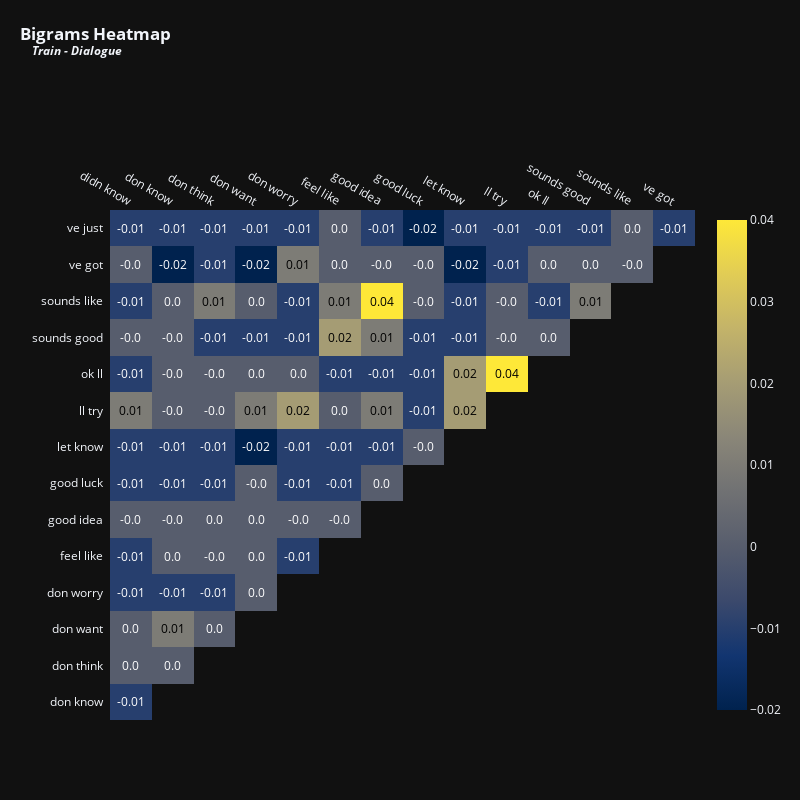

Notebook source saved alongside this figure:
### Markdown cell above
## BIGRAM

### Code cell
vectorizer = TfidfVectorizer(max_features = 15,stop_words = 'english',ngram_range = (2,2)) # Top 15 terms
x = vectorizer.fit_transform(train['dialogue'].fillna(''))
df_tfidfvect = pd.DataFrame(x.toarray(), columns=vectorizer.get_feature_names_out())
plot_correlation(df_tfidfvect, 'Bigrams', 'Train - Dialogue', 800, 800, 12)

### Figure 1 — Plotly figure (JSON) as saved in the notebook; plotly's stock layout.template omitted (floating-point values rounded to 4 significant figures)
{"data": [{"colorscale": [[0, "#00224e"], [0.1111, "#123570"], [0.2222, "#3b496c"], [0.3333, "#575d6d"], [0.4444, "#707173"], [0.5556, "#8a8678"], [0.6667, "#a59c74"], [0.7778, "#c3b369"], [0.8889, "#e1cc55"], [1, "#fee838"]], "reversescale": false, "showscale": false, "type": "heatmap", "x": ["didn know", "don know", "don think", "don want", "don worry", "feel like", "good idea", "good luck", "let know", "ll try", "ok ll", "sounds good", "sounds like", "ve got"], "y": ["ve just", "ve got", "sounds like", "sounds good", "ok ll", "ll try", "let know", "good luck", "good idea", "feel like", "don worry", "don want", "don think", "don know"], "z": [[-0.01, -0.01, -0.01, -0.01, -0.01, 0, -0.01, -0.02, -0.01, -0.01, -0.01, -0.01, 0, -0.01], [0, -0.02, -0.01, -0.02, 0.01, 0, 0, 0, -0.02, -0.01, 0, 0, 0], [-0.01, 0, 0.01, 0, -0.01, 0.01, 0.04, 0, -0.01, 0, -0.01, 0.01], [0, 0, -0.01, -0.01, -0.01, 0.02, 0.01, -0.01, -0.01, 0, 0], [-0.01, 0, 0, 0, 0, -0.01, -0.01, -0.01, 0.02, 0.04], [0.01, 0, 0, 0.01, 0.02, 0, 0.01, -0.01, 0.02], [-0.01, -0.01, -0.01, -0.02, -0.01, -0.01, -0.01, 0], [-0.01, -0.01, -0.01, 0, -0.01, -0.01, 0], [0, 0, 0, 0, 0, 0], [-0.01, 0, 0, 0, -0.01], [-0.01, -0.01, -0.01, 0], [0, 0.01, 0], [0, 0], [-0.01]]}, {"colorscale": [[0, "#00224e"], [0.1111, "#123570"], [0.2222, "#3b496c"], [0.3333, "#575d6d"], [0.4444, "#707173"], [0.5556, "#8a8678"], [0.6667, "#a59c74"], [0.7778, "#c3b369"], [0.8889, "#e1cc55"], [1, "#fee838"]], "showscale": true, "type": "heatmap", "visible": true, "z": [[-0.01, -0.01, -0.01, -0.01, -0.01, 0, -0.01, -0.02, -0.01, -0.01, -0.01, -0.01, 0, -0.01], [0, -0.02, -0.01, -0.02, 0.01, 0, 0, 0, -0.02, -0.01, 0, 0, 0], [-0.01, 0, 0.01, 0, -0.01, 0.01, 0.04, 0, -0.01, 0, -0.01, 0.01], [0, 0, -0.01, -0.01, -0.01, 0.02, 0.01, -0.01, -0.01, 0, 0], [-0.01, 0, 0, 0, 0, -0.01, -0.01, -0.01, 0.02, 0.04], [0.01, 0, 0, 0.01, 0.02, 0, 0.01, -0.01, 0.02], [-0.01, -0.01, -0.01, -0.02, -0.01, -0.01, -0.01, 0], [-0.01, -0.01, -0.01, 0, -0.01, -0.01, 0], [0, 0, 0, 0, 0, 0], [-0.01, 0, 0, 0, -0.01], [-0.01, -0.01, -0.01, 0], [0, 0.01, 0], [0, 0], [-0.01]]}], "layout": {"annotations": [{"font": {"color": "#FFFFFF", "size": 12}, "showarrow": false, "text": "-0.01", "x": "didn know", "xref": "x", "y": "ve just", "yref": "y"}, {"font": {"color": "#FFFFFF", "size": 12}, "showarrow": false, "text": "-0.01", "x": "don know", "xref": "x", "y": "ve just", "yref": "y"}, {"font": {"color": "#FFFFFF", "size": 12}, "showarrow": false, "text": "-0.01", "x": "don think", "xref": "x", "y": "ve just", "yref": "y"}, {"font": {"color": "#FFFFFF", "size": 12}, "showarrow": false, "text": "-0.01", "x": "don want", "xref": "x", "y": "ve just", "yref": "y"}, {"font": {"color": "#FFFFFF", "size": 12}, "showarrow": false, "text": "-0.01", "x": "don worry", "xref": "x", "y": "ve just", "yref": "y"}, {"font": {"color": "#FFFFFF", "size": 12}, "showarrow": false, "text": "0.0", "x": "feel like", "xref": "x", "y": "ve just", "yref": "y"}, {"font": {"color": "#FFFFFF", "size": 12}, "showarrow": false, "text": "-0.01", "x": "good idea", "xref": "x", "y": "ve just", "yref": "y"}, {"font": {"color": "#FFFFFF", "size": 12}, "showarrow": false, "text": "-0.02", "x": "good luck", "xref": "x", "y": "ve just", "yref": "y"}, {"font": {"color": "#FFFFFF", "size": 12}, "showarrow": false, "text": "-0.01", "x": "let know", "xref": "x", "y": "ve just", "yref": "y"}, {"font": {"color": "#FFFFFF", "size": 12}, "showarrow": false, "text": "-0.01", "x": "ll try", "xref": "x", "y": "ve just", "yref": "y"}, {"font": {"color": "#FFFFFF", "size": 12}, "showarrow": false, "text": "-0.01", "x": "ok ll", "xref": "x", "y": "ve just", "yref": "y"}, {"font": {"color": "#FFFFFF", "size": 12}, "showarrow": false, "text": "-0.01", "x": "sounds good", "xref": "x", "y": "ve just", "yref": "y"}, {"font": {"color": "#FFFFFF", "size": 12}, "showarrow": false, "text": "0.0", "x": "sounds like", "xref": "x", "y": "ve just", "yref": "y"}, {"font": {"color": "#FFFFFF", "size": 12}, "showarrow": false, "text": "-0.01", "x": "ve got", "xref": "x", "y": "ve just", "yref": "y"}, {"font": {"color": "#FFFFFF", "size": 12}, "showarrow": false, "text": "-0.0", "x": "didn know", "xref": "x", "y": "ve got", "yref": "y"}, {"font": {"color": "#FFFFFF", "size": 12}, "showarrow": false, "text": "-0.02", "x": "don know", "xref": "x", "y": "ve got", "yref": "y"}, {"font": {"color": "#FFFFFF", "size": 12}, "showarrow": false, "text": "-0.01", "x": "don think", "xref": "x", "y": "ve got", "yref": "y"}, {"font": {"color": "#FFFFFF", "size": 12}, "showarrow": false, "text": "-0.02", "x": "don want", "xref": "x", "y": "ve got", "yref": "y"}, {"font": {"color": "#000000", "size": 12}, "showarrow": false, "text": "0.01", "x": "don worry", "xref": "x", "y": "ve got", "yref": "y"}, {"font": {"color": "#FFFFFF", "size": 12}, "showarrow": false, "text": "0.0", "x": "feel like", "xref": "x", "y": "ve got", "yref": "y"}, {"font": {"color": "#FFFFFF", "size": 12}, "showarrow": false, "text": "-0.0", "x": "good idea", "xref": "x", "y": "ve got", "yref": "y"}, {"font": {"color": "#FFFFFF", "size": 12}, "showarrow": false, "text": "-0.0", "x": "good luck", "xref": "x", "y": "ve got", "yref": "y"}, {"font": {"color": "#FFFFFF", "size": 12}, "showarrow": false, "text": "-0.02", "x": "let know", "xref": "x", "y": "ve got", "yref": "y"}, {"font": {"color": "#FFFFFF", "size": 12}, "showarrow": false, "text": "-0.01", "x": "ll try", "xref": "x", "y": "ve got", "yref": "y"}, {"font": {"color": "#FFFFFF", "size": 12}, "showarrow": false, "text": "0.0", "x": "ok ll", "xref": "x", "y": "ve got", "yref": "y"}, {"font": {"color": "#FFFFFF", "size": 12}, "showarrow": false, "text": "0.0", "x": "sounds good", "xref": "x", "y": "ve got", "yref": "y"}, {"font": {"color": "#FFFFFF", "size": 12}, "showarrow": false, "text": "-0.0", "x": "sounds like", "xref": "x", "y": "ve got", "yref": "y"}, {"font": {"color": "#FFFFFF", "size": 12}, "showarrow": false, "text": "-0.01", "x": "didn know", "xref": "x", "y": "sounds like", "yref": "y"}, {"font": {"color": "#FFFFFF", "size": 12}, "showarrow": false, "text": "0.0", "x": "don know", "xref": "x", "y": "sounds like", "yref": "y"}, {"font": {"color": "#000000", "size": 12}, "showarrow": false, "text": "0.01", "x": "don think", "xref": "x", "y": "sounds like", "yref": "y"}, {"font": {"color": "#FFFFFF", "size": 12}, "showarrow": false, "text": "0.0", "x": "don want", "xref": "x", "y": "sounds like", "yref": "y"}, {"font": {"color": "#FFFFFF", "size": 12}, "showarrow": false, "text": "-0.01", "x": "don worry", "xref": "x", "y": "sounds like", "yref": "y"}, {"font": {"color": "#000000", "size": 12}, "showarrow": false, "text": "0.01", "x": "feel like", "xref": "x", "y": "sounds like", "yref": "y"}, {"font": {"color": "#000000", "size": 12}, "showarrow": false, "text": "0.04", "x": "good idea", "xref": "x", "y": "sounds like", "yref": "y"}, {"font": {"color": "#FFFFFF", "size": 12}, "showarrow": false, "text": "-0.0", "x": "good luck", "xref": "x", "y": "sounds like", "yref": "y"}, {"font": {"color": "#FFFFFF", "size": 12}, "showarrow": false, "text": "-0.01", "x": "let know", "xref": "x", "y": "sounds like", "yref": "y"}, {"font": {"color": "#FFFFFF", "size": 12}, "showarrow": false, "text": "-0.0", "x": "ll try", "xref": "x", "y": "sounds like", "yref": "y"}, {"font": {"color": "#FFFFFF", "size": 12}, "showarrow": false, "text": "-0.01", "x": "ok ll", "xref": "x", "y": "sounds like", "yref": "y"}, {"font": {"color": "#000000", "size": 12}, "showarrow": false, "text": "0.01", "x": "sounds good", "xref": "x", "y": "sounds like", "yref": "y"}, {"font": {"color": "#FFFFFF", "size": 12}, "showarrow": false, "text": "-0.0", "x": "didn know", "xref": "x", "y": "sounds good", "yref": "y"}, {"font": {"color": "#FFFFFF", "size": 12}, "showarrow": false, "text": "-0.0", "x": "don know", "xref": "x", "y": "sounds good", "yref": "y"}, {"font": {"color": "#FFFFFF", "size": 12}, "showarrow": false, "text": "-0.01", "x": "don think", "xref": "x", "y": "sounds good", "yref": "y"}, {"font": {"color": "#FFFFFF", "size": 12}, "showarrow": false, "text": "-0.01", "x": "don want", "xref": "x", "y": "sounds good", "yref": "y"}, {"font": {"color": "#FFFFFF", "size": 12}, "showarrow": false, "text": "-0.01", "x": "don worry", "xref": "x", "y": "sounds good", "yref": "y"}, {"font": {"color": "#000000", "size": 12}, "showarrow": false, "text": "0.02", "x": "feel like", "xref": "x", "y": "sounds good", "yref": "y"}, {"font": {"color": "#000000", "size": 12}, "showarrow": false, "text": "0.01", "x": "good idea", "xref": "x", "y": "sounds good", "yref": "y"}, {"font": {"color": "#FFFFFF", "size": 12}, "showarrow": false, "text": "-0.01", "x": "good luck", "xref": "x", "y": "sounds good", "yref": "y"}, {"font": {"color": "#FFFFFF", "size": 12}, "showarrow": false, "text": "-0.01", "x": "let know", "xref": "x", "y": "sounds good", "yref": "y"}, {"font": {"color": "#FFFFFF", "size": 12}, "showarrow": false, "text": "-0.0", "x": "ll try", "xref": "x", "y": "sounds good", "yref": "y"}, {"font": {"color": "#FFFFFF", "size": 12}, "showarrow": false, "text": "0.0", "x": "ok ll", "xref": "x", "y": "sounds good", "yref": "y"}, {"font": {"color": "#FFFFFF", "size": 12}, "showarrow": false, "text": "-0.01", "x": "didn know", "xref": "x", "y": "ok ll", "yref": "y"}, {"font": {"color": "#FFFFFF", "size": 12}, "showarrow": false, "text": "-0.0", "x": "don know", "xref": "x", "y": "ok ll", "yref": "y"}, {"font": {"color": "#FFFFFF", "size": 12}, "showarrow": false, "text": "-0.0", "x": "don think", "xref": "x", "y": "ok ll", "yref": "y"}, {"font": {"color": "#FFFFFF", "size": 12}, "showarrow": false, "text": "0.0", "x": "don want", "xref": "x", "y": "ok ll", "yref": "y"}, {"font": {"color": "#FFFFFF", "size": 12}, "showarrow": false, "text": "0.0", "x": "don worry", "xref": "x", "y": "ok ll", "yref": "y"}, {"font": {"color": "#FFFFFF", "size": 12}, "showarrow": false, "text": "-0.01", "x": "feel like", "xref": "x", "y": "ok ll", "yref": "y"}, {"font": {"color": "#FFFFFF", "size": 12}, "showarrow": false, "text": "-0.01", "x": "good idea", "xref": "x", "y": "ok ll", "yref": "y"}, {"font": {"color": "#FFFFFF", "size": 12}, "showarrow": false, "text": "-0.01", "x": "good luck", "xref": "x", "y": "ok ll", "yref": "y"}, {"font": {"color": "#000000", "size": 12}, "showarrow": false, "text": "0.02", "x": "let know", "xref": "x", "y": "ok ll", "yref": "y"}, {"font": {"color": "#000000", "size": 12}, "showarrow": false, "text": "0.04", "x": "ll try", "xref": "x", "y": "ok ll", "yref": "y"}, {"font": {"color": "#000000", "size": 12}, "showarrow": false, "text": "0.01", "x": "didn know", "xref": "x", "y": "ll try", "yref": "y"}, {"font": {"color": "#FFFFFF", "size": 12}, "showarrow": false, "text": "-0.0", "x": "don know", "xref": "x", "y": "ll try", "yref": "y"}, {"font": {"color": "#FFFFFF", "size": 12}, "showarrow": false, "text": "-0.0", "x": "don think", "xref": "x", "y": "ll try", "yref": "y"}, {"font": {"color": "#000000", "size": 12}, "showarrow": false, "text": "0.01", "x": "don want", "xref": "x", "y": "ll try", "yref": "y"}, {"font": {"color": "#000000", "size": 12}, "showarrow": false, "text": "0.02", "x": "don worry", "xref": "x", "y": "ll try", "yref": "y"}, {"font": {"color": "#FFFFFF", "size": 12}, "showarrow": false, "text": "0.0", "x": "feel like", "xref": "x", "y": "ll try", "yref": "y"}, {"font": {"color": "#000000", "size": 12}, "showarrow": false, "text": "0.01", "x": "good idea", "xref": "x", "y": "ll try", "yref": "y"}, {"font": {"color": "#FFFFFF", "size": 12}, "showarrow": false, "text": "-0.01", "x": "good luck", "xref": "x", "y": "ll try", "yref": "y"}, {"font": {"color": "#000000", "size": 12}, "showarrow": false, "text": "0.02", "x": "let know", "xref": "x", "y": "ll try", "yref": "y"}, {"font": {"color": "#FFFFFF", "size": 12}, "showarrow": false, "text": "-0.01", "x": "didn know", "xref": "x", "y": "let know", "yref": "y"}, {"font": {"color": "#FFFFFF", "size": 12}, "showarrow": false, "text": "-0.01", "x": "don know", "xref": "x", "y": "let know", "yref": "y"}, {"font": {"color": "#FFFFFF", "size": 12}, "showarrow": false, "text": "-0.01", "x": "don think", "xref": "x", "y": "let know", "yref": "y"}, {"font": {"color": "#FFFFFF", "size": 12}, "showarrow": false, "text": "-0.02", "x": "don want", "xref": "x", "y": "let know", "yref": "y"}, {"font": {"color": "#FFFFFF", "size": 12}, "showarrow": false, "text": "-0.01", "x": "don worry", "xref": "x", "y": "let know", "yref": "y"}, {"font": {"color": "#FFFFFF", "size": 12}, "showarrow": false, "text": "-0.01", "x": "feel like", "xref": "x", "y": "let know", "yref": "y"}, {"font": {"color": "#FFFFFF", "size": 12}, "showarrow": false, "text": "-0.01", "x": "good idea", "xref": "x", "y": "let know", "yref": "y"}, {"font": {"color": "#FFFFFF", "size": 12}, "showarrow": false, "text": "-0.0", "x": "good luck", "xref": "x", "y": "let know", "yref": "y"}, {"font": {"color": "#FFFFFF", "size": 12}, "showarrow": false, "text": "-0.01", "x": "didn know", "xref": "x", "y": "good luck", "yref": "y"}, {"font": {"color": "#FFFFFF", "size": 12}, "showarrow": false, "text": "-0.01", "x": "don know", "xref": "x", "y": "good luck", "yref": "y"}, {"font": {"color": "#FFFFFF", "size": 12}, "showarrow": false, "text": "-0.01", "x": "don think", "xref": "x", "y": "good luck", "yref": "y"}, {"font": {"color": "#FFFFFF", "size": 12}, "showarrow": false, "text": "-0.0", "x": "don want", "xref": "x", "y": "good luck", "yref": "y"}, {"font": {"color": "#FFFFFF", "size": 12}, "showarrow": false, "text": "-0.01", "x": "don worry", "xref": "x", "y": "good luck", "yref": "y"}, {"font": {"color": "#FFFFFF", "size": 12}, "showarrow": false, "text": "-0.01", "x": "feel like", "xref": "x", "y": "good luck", "yref": "y"}, {"font": {"color": "#FFFFFF", "size": 12}, "showarrow": false, "text": "0.0", "x": "good idea", "xref": "x", "y": "good luck", "yref": "y"}, {"font": {"color": "#FFFFFF", "size": 12}, "showarrow": false, "text": "-0.0", "x": "didn know", "xref": "x", "y": "good idea", "yref": "y"}, {"font": {"color": "#FFFFFF", "size": 12}, "showarrow": false, "text": "-0.0", "x": "don know", "xref": "x", "y": "good idea", "yref": "y"}, {"font": {"color": "#FFFFFF", "size": 12}, "showarrow": false, "text": "0.0", "x": "don think", "xref": "x", "y": "good idea", "yref": "y"}, {"font": {"color": "#FFFFFF", "size": 12}, "showarrow": false, "text": "0.0", "x": "don want", "xref": "x", "y": "good idea", "yref": "y"}, {"font": {"color": "#FFFFFF", "size": 12}, "showarrow": false, "text": "-0.0", "x": "don worry", "xref": "x", "y": "good idea", "yref": "y"}, {"font": {"color": "#FFFFFF", "size": 12}, "showarrow": false, "text": "-0.0", "x": "feel like", "xref": "x", "y": "good idea", "yref": "y"}, {"font": {"color": "#FFFFFF", "size": 12}, "showarrow": false, "text": "-0.01", "x": "didn know", "xref": "x", "y": "feel like", "yref": "y"}, {"font": {"color": "#FFFFFF", "size": 12}, "showarrow": false, "text": "0.0", "x": "don know", "xref": "x", "y": "feel like", "yref": "y"}, {"font": {"color": "#FFFFFF", "size": 12}, "showarrow": false, "text": "-0.0", "x": "don think", "xref": "x", "y": "feel like", "yref": "y"}, {"font": {"color": "#FFFFFF", "size": 12}, "showarrow": false, "text": "0.0", "x": "don want", "xref": "x", "y": "feel like", "yref": "y"}, {"font": {"color": "#FFFFFF", "size": 12}, "showarrow": false, "text": "-0.01", "x": "don worry", "xref": "x", "y": "feel like", "yref": "y"}, {"font": {"color": "#FFFFFF", "size": 12}, "showarrow": false, "text": "-0.01", "x": "didn know", "xref": "x", "y": "don worry", "yref": "y"}, {"font": {"color": "#FFFFFF", "size": 12}, "showarrow": false, "text": "-0.01", "x": "don know", "xref": "x", "y": "don worry", "yref": "y"}, {"font": {"color": "#FFFFFF", "size": 12}, "showarrow": false, "text": "-0.01", "x": "don think", "xref": "x", "y": "don worry", "yref": "y"}, {"font": {"color": "#FFFFFF", "size": 12}, "showarrow": false, "text": "0.0", "x": "don want", "xref": "x", "y": "don worry", "yref": "y"}, {"font": {"color": "#FFFFFF", "size": 12}, "showarrow": false, "text": "0.0", "x": "didn know", "xref": "x", "y": "don want", "yref": "y"}, {"font": {"color": "#000000", "size": 12}, "showarrow": false, "text": "0.01", "x": "don know", "xref": "x", "y": "don want", "yref": "y"}, {"font": {"color": "#FFFFFF", "size": 12}, "showarrow": false, "text": "0.0", "x": "don think", "xref": "x", "y": "don want", "yref": "y"}, {"font": {"color": "#FFFFFF", "size": 12}, "showarrow": false, "text": "0.0", "x": "didn know", "xref": "x", "y": "don think", "yref": "y"}, {"font": {"color": "#FFFFFF", "size": 12}, "showarrow": false, "text": "0.0", "x": "don know", "xref": "x", "y": "don think", "yref": "y"}, {"font": {"color": "#FFFFFF", "size": 12}, "showarrow": false, "text": "-0.01", "x": "didn know", "xref": "x", "y": "don know", "yref": "y"}], "height": 800, "margin": {"l": 110, "t": 210}, "title": {"text": "<b>Bigrams Heatmap<br><sup>&nbsp;&nbsp;&nbsp;&nbsp;<i>Train - Dialogue</i></sup></b>", "x": 0.025, "xanchor": "left", "y": 0.95}, "width": 800, "xaxis": {"autorange": true, "dtick": 1, "gridcolor": "rgb(0, 0, 0)", "range": [-0.5, 13.5], "showgrid": false, "side": "top", "ticks": "", "type": "category"}, "yaxis": {"autorange": true, "dtick": 1, "range": [13.5, -0.5], "showgrid": false, "ticks": "", "ticksuffix": "  ", "type": "category"}}}
